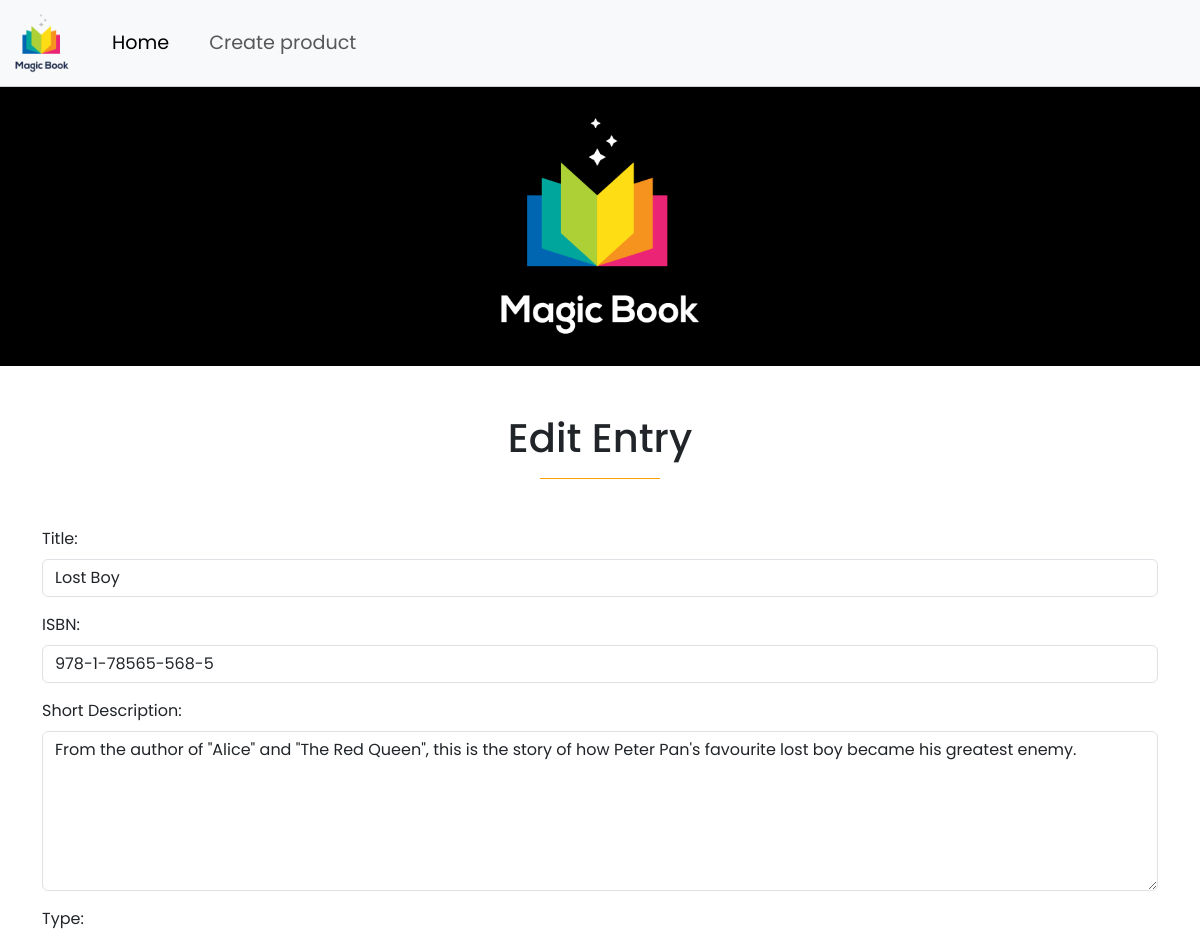
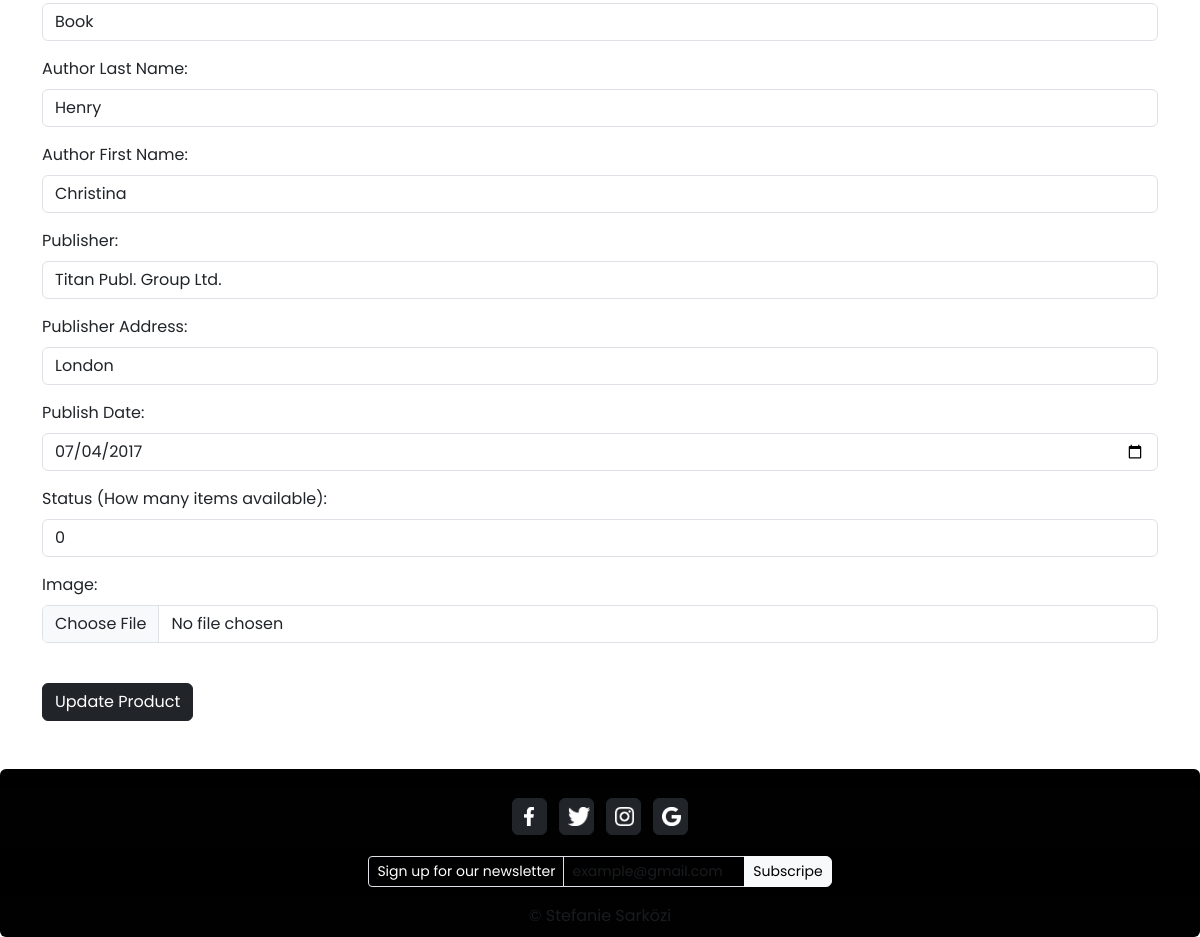
The page /php/edit.php?x=5 on the database its author committed (2 pictures, top to bottom).
### tables this page shows
CREATE TABLE `media` (
  `id` int(11) NOT NULL,
  `title` varchar(40) NOT NULL,
  `image` varchar(100) DEFAULT NULL,
  `ISBN` varchar(20) NOT NULL,
  `short_description` text NOT NULL,
  `type` varchar(15) NOT NULL,
  `author_first_name` varchar(20) NOT NULL,
  `author_last_name` varchar(20) NOT NULL,
  `publisher_name` varchar(30) NOT NULL,
  `publisher_address` varchar(50) NOT NULL,
  `publish_date` date NOT NULL,
  `status` int(100) NOT NULL
);

### php/edit.php (the view, shortened to what this page needs)
<?php
    require_once "db.connect.php";
    $id = $_GET["x"];
    $sql = "SELECT * FROM `media` WHERE `id` = $id";
    $result = mysqli_query($connect, $sql);
    $row = mysqli_fetch_assoc($result);
?>
<!DOCTYPE html>
<html lang="en">
<head>
    <link href="https://cdn.jsdelivr.net/npm/bootstrap@5.3.0/dist/css/bootstrap.min.css" rel="stylesheet">
</head>
<body>
<nav class="navbar navbar-expand-lg bg-body-tertiary">
    <div class="container-fluid">
        <a class="navbar-brand" href="index.php"> <img src="../images/logo.png" style="width: 5vw;" >  </a>
        <div class="collapse navbar-collapse" id="navbarSupportedContent">
        <ul class="navbar-nav me-auto mb-2 mb-lg-0">
            <li class="nav-item ms-3 me-4">
            <a class="nav-link active" aria-current="page" href="index.php">Home</a>
            </li>
            <li class="nav-item">
            <a class="nav-link" href="create.php">Create product</a>
            </li>
        </ul>
        </div>
    </div>
    </nav>
    <div class="headerImage mb-5"></div>
    <div class="text-center">
        <h1 >Edit Entry</h1>
        <hr class="MLLine" style="width:10vw;">
    </div>
    <div class="container mt-5 mb-5">
       <form method="POST" enctype="multipart/form-data">
           <div class="mb-3 mt-3">
               <label for="title" class= "form-label">Title:</label>
               <input  type="text" class="form-control" id="title" aria-describedby="title"
                name="title" value="<?= $row["title"] ?>">
            </div>
            <div class="mb-3">
                <label for="ISBN" class="form-label">ISBN:</label>
                <input type="text" class="form-control"  id="ISBN"  aria-describedby="ISBN"  name="ISBN" value="<?= $row["ISBN"] ?>">
            </div>
            <div class="mb-3">
                <label for="short_description" class="form-label">Short Description:</label>
                <textarea type="text" style="height: 20vh;" class="form-control"  id="short_description"  aria-describedby="short_description"  name="short_description"><?= $row["short_description"] ?></textarea>
            </div>
            <div class="mb-3">
                <label for="type" class="form-label">Type:</label>
                <input type="text" class="form-control"  id="type"  aria-describedby="type"  name="type" value="<?= $row["type"]?>">
            </div>
            <div class="mb-3">
                <label for="author_last_name" class="form-label">Author Last Name:</label>
                <input type="text" class="form-control"  id="author_last_name"  aria-describedby="author_last_name"  name="author_last_name" value="<?= $row["author_last_name"]?>">
            </div>
            <div class="mb-3">
                <label for="author_first_name" class="form-label">Author First Name:</label>
                <input type="text" class="form-control"  id="author_first_name"  aria-describedby="author_first_name"  name="author_first_name" value="<?= $row["author_first_name"]?>">
            </div>
            <div class="mb-3">
                <label for="publisher_name" class="form-label">Publisher:</label>
                <input type="text" class="form-control"  id="publisher_name"  aria-describedby="publisher_name"  name="publisher_name" value="<?= $row["publisher_name"]?>">
            </div>
            <div class="mb-3">
                <label for="publisher_address" class="form-label">Publisher Address:</label>
                <input type="text" class="form-control"  id="publisher_address"  aria-describedby="publisher_address"  name="publisher_address" value="<?= $row["publisher_address"]?>">
            </div>
            <div class="mb-3">
                <label for="publish_date" class="form-label">Publish Date:</label>
                <input type="date" class="form-control"  id="publish_date"  aria-describedby="publish_date"  name="publish_date" value="<?= $row["publish_date"]?>">
            </div>
            <div class="mb-3">
                <label for="status" class="form-label">Status (How many items available):</label>
                <input type="number" class="form-control"  id="status"  aria-describedby="status"  name="status" value="<?= $row["status"]?>">
            </div>
           <div class="mb-3">
                <label for="image" class="form-label">Image:</label>
                <input type = "file" class="form-control" id="image" aria-describedby="image"   name="image">
            </div>
            <button name="update" type="submit" class="btn btn-dark mt-4">Update Product</button>
        </form>
    </div>
    <footer >
        <div class="card text-center bg-black">
            <div class="card-header mt-3">
                <a class="btn btn-dark p-1 m-1" style="width: 3%;" href="#" role="button"><img src="../images/Facebook.png" width="40%" class="m-1"></a>
                <a class="btn btn-dark p-1 m-1" style="width: 3%;" href="#" role="button"><img src="../images/twitter.png" width="90%" class="m-1"></a>
                <a class="btn btn-dark p-1 m-1" style="width: 3%;" href="#" role="button"><img src="../images/instagram.png" width="75%"  class="m-1"></a>
                <a class="btn btn-dark p-1 m-1" style="width: 3%;" href="#" role="button"><img src="../images/google.png" width="75%"  class="m-1"></a>
            </div>
            <span class="card-body input-group input-group-sm  mx-auto p-2" style="width: 40%;" >
                <span class="input-group-text bg-black text-white">Sign up for our newsletter</span>
                <input type="text" name="email" autocomplete="email" class="form-control bg-black" placeholder="example@gmail.com">
                <button class=" btn rounded-end btn-light " type="button" id="button-addon1"> Subscripe</button>
            </span>
            <div class="card-footer text-body-secondary">
                &copy; Stefanie Sarközi
            </div>
          </div>
    </footer>
</body>
</html>

### css/create.css (style rules this page uses)
* { font-family: 'Poppins', sans-serif; }
.navbar { font-size:larger; }
.headerImage { background-image: url("../images/hero2.png"); width: 100%; height: 35vh; background-position: center; background-repeat: no-repeat; align-items: center; background-size: cover; justify-content: center; position: relative; display: flex; }
.MLLine { margin-left: 45%; color: #fda000; opacity: 100%; }

### rows shown on the page
media: title "Lost Boy", ISBN "978-1-78565-568-5", short_description "From the author of \"Alice\" and \"The Red Queen\", this is the story of how Peter Pan's favourite lost boy became his greatest enemy.", type "Book", author_last_name "Henry", author_first_name "Christina", publisher_name "Titan Publ. Group Ltd.", publisher_address "London", publish_date "07/04/2017", status "0"
